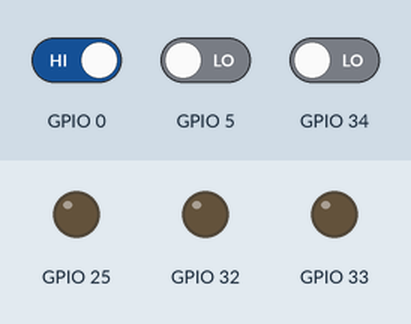
Recording of a program running on a simulated ESP32. On the bench: output pins drawn as LEDs (lit = HIGH). Inputs (shaded band) come from the test bench; at power-on: GPIO 0 HIGH, GPIO 5 LOW, GPIO 34 LOW. No MQTT or app messages arrive unless stated; what the program prints to the serial monitor is not drawn.

Above: at 0.1 s.
At 2.7 s:
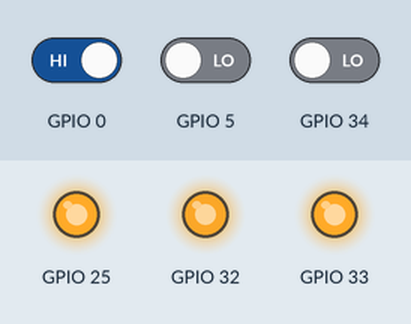
2.8 s: GPIO 0 driven LOW
At 3.6 s:
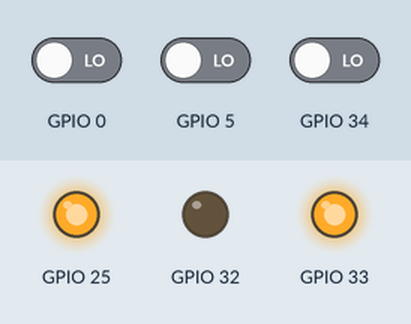
Timing chart, 0 to 5.8 s (numbered marks = the images above; inputs shaded):
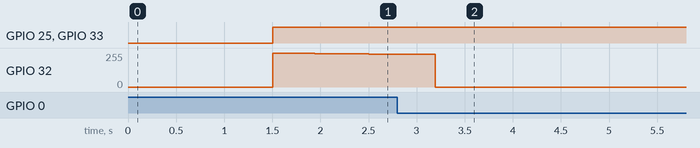

The program:

main.cpp
```cpp
#include <Arduino.h>
#include <XSpaceV2.h>

XSpaceV2Board mcu;
XSpaceControl controlador;

// dato que recibo
double vel_ref = 0;
// dato que envio
double mqttpos = 0;

char buffer[50];
double tempRef = 225;

void Mqtt_Callback(char *topic, byte *payload, unsigned int length)
{
  String incoming = "";
  Serial.print("mensaje recibido desde -> ");
  Serial.println(topic);

  for (int i = 0; (i < length); i++)
  {
    incoming = incoming + (char)payload[i];
  }
  Serial.println("mensaje -> " + incoming);
  vel_ref = incoming.toDouble();
}

void ControlVelocidad(void *pvParameters)
{
  double uk, ek, vel;
  double x1, x2, x2_1 = 0, ek_1 = 0;
  double Ts = 0.001;
  double k2 = -0.5191, k1 = 0.0282;

  mcu.DRV8837_Wake();

  while (1)
  {
    vel = mcu.GetEncoderSpeed(DEGREES_PER_SECOND);
    ek = vel_ref - vel;
    x1 = vel;
    x2 = ek_1 * Ts + x2_1;

    // mi motor xspace
    uk = -k2 * x2 - k1 * x1;
    // motor lab
    // uk=0.02011*ek-0.01911*ek_1+uk_1;
    ek_1 = ek;
    x2_1 = x2;

    mcu.DRV8837_Voltage(uk);
    // Serial.print("velocidad: ");
    Serial.println(vel);

    vTaskDelay(1); // espera de 1ms que es el tiempo de muestreo T
  }
  vTaskDelete(NULL);
}

void ComunicacionMqtt(void *pvParameters)
{
  while (1)
  {
    if (!mcu.Mqtt_IsConnected())
    {
      mcu.Mqtt_Connect("SoyLeo", "user", "psw");
      // mcu.Mqtt_Suscribe("xspacev2/orden");
      mcu.Mqtt_Suscribe("xspacev2/leo/pos");
    }

    if (mcu.Mqtt_IsConnected())
    {

      if (mcu.sw1_presionado())
      {
        Serial.println("presionado 1");
        mqttpos += 50;
      }

      if (mcu.sw2_presionado())
      {
        Serial.println("presionado 2");
        mqttpos -= 50;
      }

      ((String)mqttpos).toCharArray(buffer, 10);
      mcu.Mqtt_Publish("xspacev2/leo/pos", buffer);
      vTaskDelay(200);
    }
    mcu.Mqtt_KeepAlive();
  }
  vTaskDelete(NULL);
}

void controlTemperatura(void *pvParameters)
{
  double tempRead, pwm;
  while (1)
  {
    tempRead = mcu.temperatura();
    pwm = controlador.control_temperatura(tempRead, tempRef, 0.233, 0.1962);
    mcu.DRV8837_Voltage(pwm * 5);
    vTaskDelay(26 * 1000);
  }
}

void setup()
{
  Serial.begin(115200);
  mcu.SerialInfo(true); // habilita enviar por monitor serial
  // resolucion del encoder+reduccionEngranaje
  mcu.init(20000, 1280); // para pwm de motor
  // resoluacion motor xspace=1280
  // resolucion motor lab=960

  mcu.Wifi_init("OozmaKappa", "Ax3dr315");
  // mcu.Wifi_init("redpucp", "C9AA28BA93");
  // mcu.Mqtt_init("34.95.131.183", 1883);

  // crear tareas
  xTaskCreatePinnedToCore(ControlVelocidad, "", 4000, NULL, 1, NULL, 0);

  xTaskCreatePinnedToCore(ComunicacionMqtt, "", 4000, NULL, 2, NULL, 0);

  // xTaskCreatePinnedToCore(controlTemperatura, "", 4000, NULL, 1, NULL, 0);
}

void loop()
{
  if (mcu.sw1_presionado())
  {
    Serial.println("presionado 1");
    vel_ref += 50;
  }

  if (mcu.sw2_presionado())
  {
    Serial.println("presionado 2");
    vel_ref -= 50;
  }
  delay(500);
}
```
